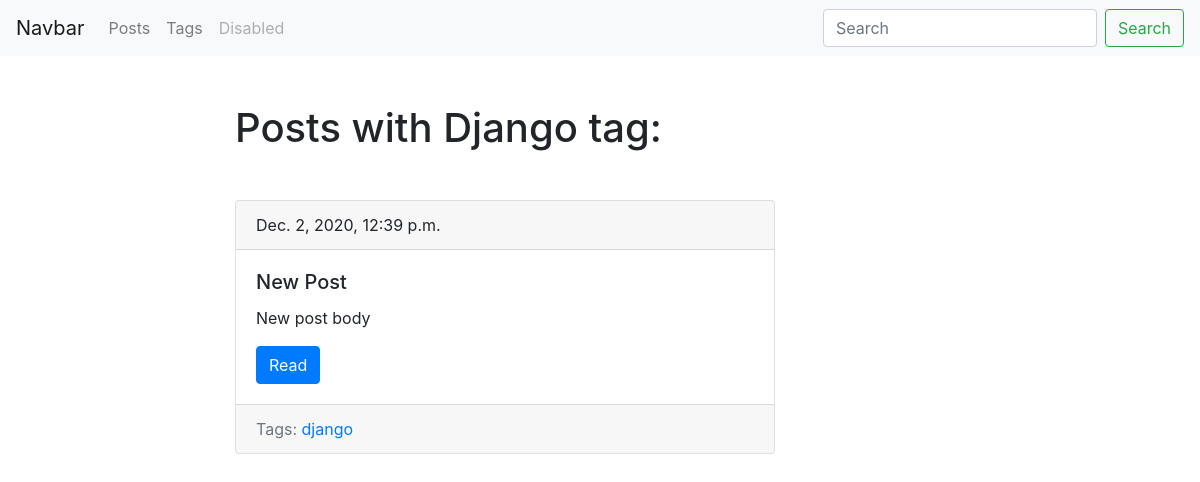
/blog/tag/django, run on the app's committed database.
### blog/models.py (models this page shows, shortened)
class Tag(models.Model):
	title = models.CharField(max_length=50)
	slug = models.SlugField(max_length=50, unique=True)
	def get_absolute_url(self):
		return reverse('tag_detail_url', kwargs={'slug': self.slug})

class Post(models.Model):
	title = models.CharField(max_length=150, db_index=True)
	slug = models.SlugField(max_length=150, unique=True)
	body = models.TextField(blank=True, db_index=True)
	tags = models.ManyToManyField('Tag', blank=True, related_name='posts')
	date_pub = models.DateTimeField(auto_now_add=True)
	def get_absolute_url(self):
		return reverse('post_detail_url', kwargs={'slug': self.slug})

### blog/views.py (the view)
# urls.py: path('tag/<str:slug>', views.tag_detail, name='tag_detail_url'),
def tag_detail(request, slug):
	tag = Tag.objects.get(slug__iexact=slug)
	return render(request, 'blog/tag_detail.html', context={'tag': tag})

### blog/templates/blog/tag_detail.html (shortened to what this page needs)
{% extends 'blog/base_blog.html' %}
{% block content %}
	<h1 class="mb-5">Posts with {{ tag.title|title }} tag:</h1>
	{% for post in tag.posts.all %}
		{% include 'blog/includes/post_card_template.html' %}
	{% endfor %}
{% endblock %}

### blog/templates/blog/includes/post_card_template.html
<div class="card mb-4">
	<div class="card-header">
		{{ post.date_pub }}
	</div>
	<div class="card-body">
		<h5 class="card-title">{{ post.title }}</h5>
		<p class="card-text">{{ post.body|truncatewords:15 }}</p>
		<a href="{{ post.get_absolute_url }}" class="btn btn-primary">Read</a>
	</div>
	<div class="card-footer text-muted">
	    Tags:
	    {% for tag in post.tags.all %}
	    	<a href="{{ tag.get_absolute_url }}">{{tag.title}}</a>
	    {% endfor %}
  	</div>
</div>

### data on the page
Tag: title "Django", title "django"
Post: date_pub "Dec. 2, 2020, 12:39 p.m.", title "New Post", body "New post body"
